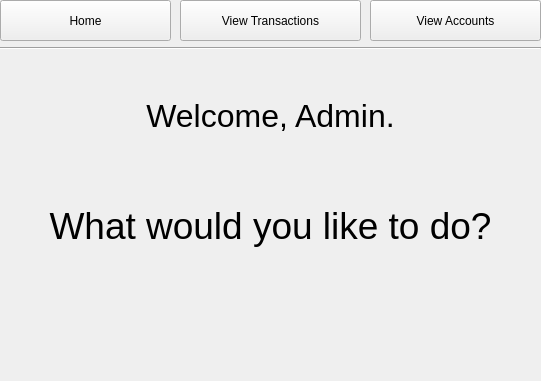
<?xml version="1.0" encoding="UTF-8"?>
<ui version="4.0">
 <class>AdminMainWindow</class>
 <widget class="QMainWindow" name="AdminMainWindow">
  <property name="geometry">
   <rect>
    <x>0</x>
    <y>0</y>
    <width>541</width>
    <height>381</height>
   </rect>
  </property>
  <property name="minimumSize">
   <size>
    <width>541</width>
    <height>381</height>
   </size>
  </property>
  <property name="maximumSize">
   <size>
    <width>541</width>
    <height>381</height>
   </size>
  </property>
  <property name="windowTitle">
   <string>MainWindow</string>
  </property>
  <widget class="QWidget" name="centralwidget">
   <widget class="QPushButton" name="homeButton">
    <property name="geometry">
     <rect>
      <x>0</x>
      <y>0</y>
      <width>171</width>
      <height>41</height>
     </rect>
    </property>
    <property name="text">
     <string>Home</string>
    </property>
    <property name="checkable">
     <bool>false</bool>
    </property>
    <property name="checked">
     <bool>false</bool>
    </property>
    <property name="autoRepeat">
     <bool>false</bool>
    </property>
    <property name="autoExclusive">
     <bool>false</bool>
    </property>
    <property name="autoDefault">
     <bool>false</bool>
    </property>
    <property name="default">
     <bool>false</bool>
    </property>
    <property name="flat">
     <bool>false</bool>
    </property>
   </widget>
   <widget class="Line" name="line">
    <property name="geometry">
     <rect>
      <x>0</x>
      <y>40</y>
      <width>541</width>
      <height>16</height>
     </rect>
    </property>
    <property name="orientation">
     <enum>Qt::Horizontal</enum>
    </property>
   </widget>
   <widget class="QPushButton" name="viewTransactionsButton">
    <property name="geometry">
     <rect>
      <x>180</x>
      <y>0</y>
      <width>181</width>
      <height>41</height>
     </rect>
    </property>
    <property name="text">
     <string>View Transactions</string>
    </property>
    <property name="checkable">
     <bool>false</bool>
    </property>
    <property name="checked">
     <bool>false</bool>
    </property>
    <property name="autoRepeat">
     <bool>false</bool>
    </property>
    <property name="autoExclusive">
     <bool>false</bool>
    </property>
    <property name="autoDefault">
     <bool>false</bool>
    </property>
    <property name="default">
     <bool>false</bool>
    </property>
    <property name="flat">
     <bool>false</bool>
    </property>
   </widget>
   <widget class="QPushButton" name="viewAccountsButton">
    <property name="geometry">
     <rect>
      <x>370</x>
      <y>0</y>
      <width>171</width>
      <height>41</height>
     </rect>
    </property>
    <property name="text">
     <string>View Accounts</string>
    </property>
    <property name="checkable">
     <bool>false</bool>
    </property>
    <property name="checked">
     <bool>false</bool>
    </property>
    <property name="autoRepeat">
     <bool>false</bool>
    </property>
    <property name="autoExclusive">
     <bool>false</bool>
    </property>
    <property name="autoDefault">
     <bool>false</bool>
    </property>
    <property name="default">
     <bool>false</bool>
    </property>
    <property name="flat">
     <bool>false</bool>
    </property>
   </widget>
   <widget class="QStackedWidget" name="stackedWidget">
    <property name="geometry">
     <rect>
      <x>0</x>
      <y>60</y>
      <width>541</width>
      <height>321</height>
     </rect>
    </property>
    <property name="currentIndex">
     <number>0</number>
    </property>
    <widget class="QWidget" name="homePage">
     <widget class="QLabel" name="WelcomeLabel">
      <property name="enabled">
       <bool>true</bool>
      </property>
      <property name="geometry">
       <rect>
        <x>0</x>
        <y>0</y>
        <width>541</width>
        <height>111</height>
       </rect>
      </property>
      <property name="font">
       <font>
        <pointsize>24</pointsize>
       </font>
      </property>
      <property name="text">
       <string>Welcome, Admin.</string>
      </property>
      <property name="alignment">
       <set>Qt::AlignCenter</set>
      </property>
     </widget>
     <widget class="QLabel" name="Text2">
      <property name="enabled">
       <bool>true</bool>
      </property>
      <property name="geometry">
       <rect>
        <x>0</x>
        <y>110</y>
        <width>541</width>
        <height>111</height>
       </rect>
      </property>
      <property name="font">
       <font>
        <pointsize>28</pointsize>
       </font>
      </property>
      <property name="text">
       <string>What would you like to do?</string>
      </property>
      <property name="alignment">
       <set>Qt::AlignCenter</set>
      </property>
     </widget>
    </widget>
    <widget class="QWidget" name="transactionsPage">
     <widget class="QTableView" name="tableView">
      <property name="geometry">
       <rect>
        <x>10</x>
        <y>60</y>
        <width>521</width>
        <height>251</height>
       </rect>
      </property>
     </widget>
     <widget class="QLabel" name="WelcomeLabel_2">
      <property name="enabled">
       <bool>true</bool>
      </property>
      <property name="geometry">
       <rect>
        <x>0</x>
        <y>0</y>
        <width>541</width>
        <height>51</height>
       </rect>
      </property>
      <property name="font">
       <font>
        <pointsize>24</pointsize>
       </font>
      </property>
      <property name="text">
       <string>Transactions</string>
      </property>
      <property name="alignment">
       <set>Qt::AlignCenter</set>
      </property>
     </widget>
    </widget>
    <widget class="QWidget" name="accountsPage">
     <widget class="QLabel" name="WelcomeLabel_3">
      <property name="enabled">
       <bool>true</bool>
      </property>
      <property name="geometry">
       <rect>
        <x>0</x>
        <y>0</y>
        <width>541</width>
        <height>51</height>
       </rect>
      </property>
      <property name="font">
       <font>
        <pointsize>24</pointsize>
       </font>
      </property>
      <property name="text">
       <string>Accounts</string>
      </property>
      <property name="alignment">
       <set>Qt::AlignCenter</set>
      </property>
     </widget>
     <widget class="QTableView" name="tableView_2">
      <property name="geometry">
       <rect>
        <x>10</x>
        <y>60</y>
        <width>521</width>
        <height>251</height>
       </rect>
      </property>
     </widget>
    </widget>
   </widget>
  </widget>
 </widget>
 <resources/>
 <connections/>
</ui>
